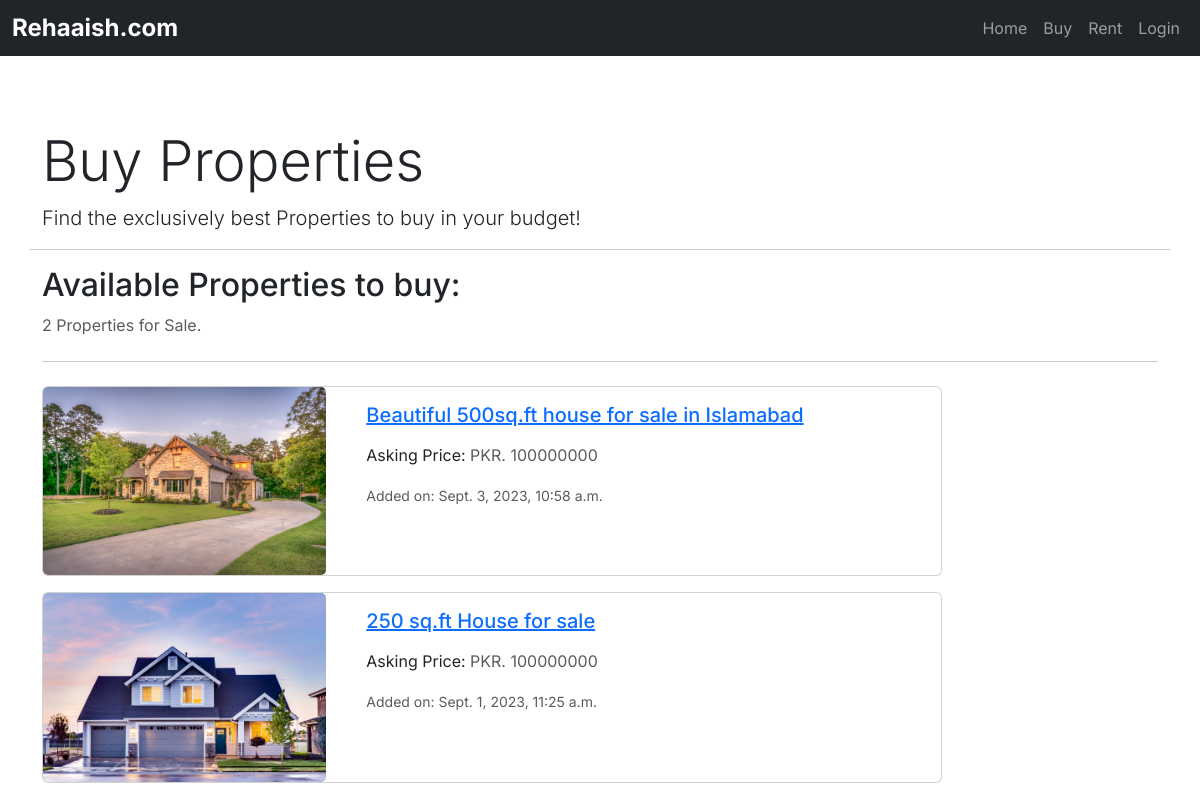
/buy/, run on the app's committed database.
### market/models.py (models this page shows, shortened)
class Property(models.Model):
    UNIT_CHOICES = [
        ("Square feet", "sq.ft"),
        ("Square meters", "sq.m"),
        ("Marla", "marla"),
        ("Kanal", "kanal"),
    ]
    SALE_CHOICES = [
        ("Sell", "Sell"),
        ("Rent", "Rent"),
    ]
    PROVINCE_CHOICES = [
        ("Sindh", "S"),
        ("Punjab", "P"),
        ("Balochistan", "B"),
        ("KPK", "K"),
    ]
    title = models.CharField(max_length=300, blank=True, null=True)
    owner = models.ForeignKey(
        settings.AUTH_USER_MODEL, on_delete=models.CASCADE, blank=True, null=True)
    type = models.ForeignKey(
        PropertyType, on_delete=models.CASCADE, related_name="property", blank=True, null=True)
    sale_type = models.CharField(
        max_length=10, choices=SALE_CHOICES, blank=True, null=True)
    address = models.CharField(max_length=500, blank=True, null=True)
    price = models.IntegerField(blank=True, null=True)
    size = models.IntegerField(blank=True, null=True)
    size_unit = models.CharField(
        choices=UNIT_CHOICES, blank=True, null=True, max_length=100)
    description = models.TextField(blank=True, null=True)
    province = models.CharField(
        choices=PROVINCE_CHOICES, max_length=40, null=True, blank=True)
    city = models.ForeignKey(
        City, on_delete=models.CASCADE, related_name="property_city", null=True, blank=True)
    area = models.ForeignKey(
        Area, on_delete=models.CASCADE, related_name="area", null=True, blank=True)
    added_at = models.DateTimeField(
        default=timezone.now, blank=True, null=True)

class PropertyImage(models.Model):
    property = models.ForeignKey(
        Property, on_delete=models.CASCADE, related_name="property_pics")
    file = models.FileField(blank=True, upload_to=property_pic_path, verbose_name="Files",
                            validators=[validate_file_size], help_text="Allowed size is 50MB", null=True)

### market/views.py (the view)
# urls.py: path('buy/', BuyView, name="buy"),
def BuyView(request):
    listings = Property.objects.filter(sale_type="Sell").order_by("-added_at")
    quantity = listings.count()
    property_noun = "Property"
    if (quantity > 1):
        property_noun = "Properties"
    return render(request, 'market/buy.html', {'listings': listings, 'property_noun': property_noun, 'quantity': quantity})

### market/templates/market/buy.html (shortened to what this page needs)
{% extends 'market/base.html' %}
{% block content %}
<section class="container mt-5">
  <div class="row">
    <div class="col-md-8">
      <h1 class="display-4">Buy Properties</h1>
      <p class="lead">Find the exclusively best Properties to buy in your budget!</p>
    </div>
    <hr>
    <div>
      <h2 class="mb-2">Available Properties to buy:</h2>
      <p class="text-muted mb-4">{{ quantity }} {{property_noun}} for Sale.</p>
      <hr class="mb-4">
      {% if listings %}
        <div>
            {% for i in listings %}
                <div class="card mb-3" style="max-width: 900px;">
                <div class="row no-gutters">
                    <div class="col-md-4">
                    <img src="{% if i.property_pics.first.file %}{{ i.property_pics.first.file.url }}{% else %}https://static.vecteezy.com/system/resources/previews/014/554/760/original/man-profile-negative-photo-anonymous-silhouette-human-head-businessman-worker-support-illustration-vector.jpg{% endif %}"  class="card-img img-fluid" style="object-fit: cover; height: 100%; max-height: 200px;" alt="">
                    </div>
                    <div class="col-md-8">
                    <div class="card-body">
                        <a href="{% url 'market:listing_data' i.id %}">
                        <h5 class="card-title">{{ i.title }}</h5>
                        </a>
                        <p class="card-text">Asking Price: <span class="text-muted">PKR. {{ i.price }}</span></p>
                        <div ><small class="text-muted">Added on: {{ i.added_at }}</small></div>
                    </div>
                    </div>
                </div>
                </div>
            {% endfor %}
        </div>
      {% endif %}
    </div>
  </div>
</section>
{% endblock %}

### static/css/base.css (style rules this page uses)
body { font-family: 'Inter', sans-serif; }

### data on the page
Property: id.file (picture), title "Beautiful 500sq.ft house for sale in Islamabad", price "100000000", added_at "Sept. 3, 2023, 10:58 a.m."
Property: id.file (picture), title "250 sq.ft House for sale", price "100000000", added_at "Sept. 1, 2023, 11:25 a.m."

### other printed values
{{ quantity }} "2"
{{ property_noun }} "Properties"
